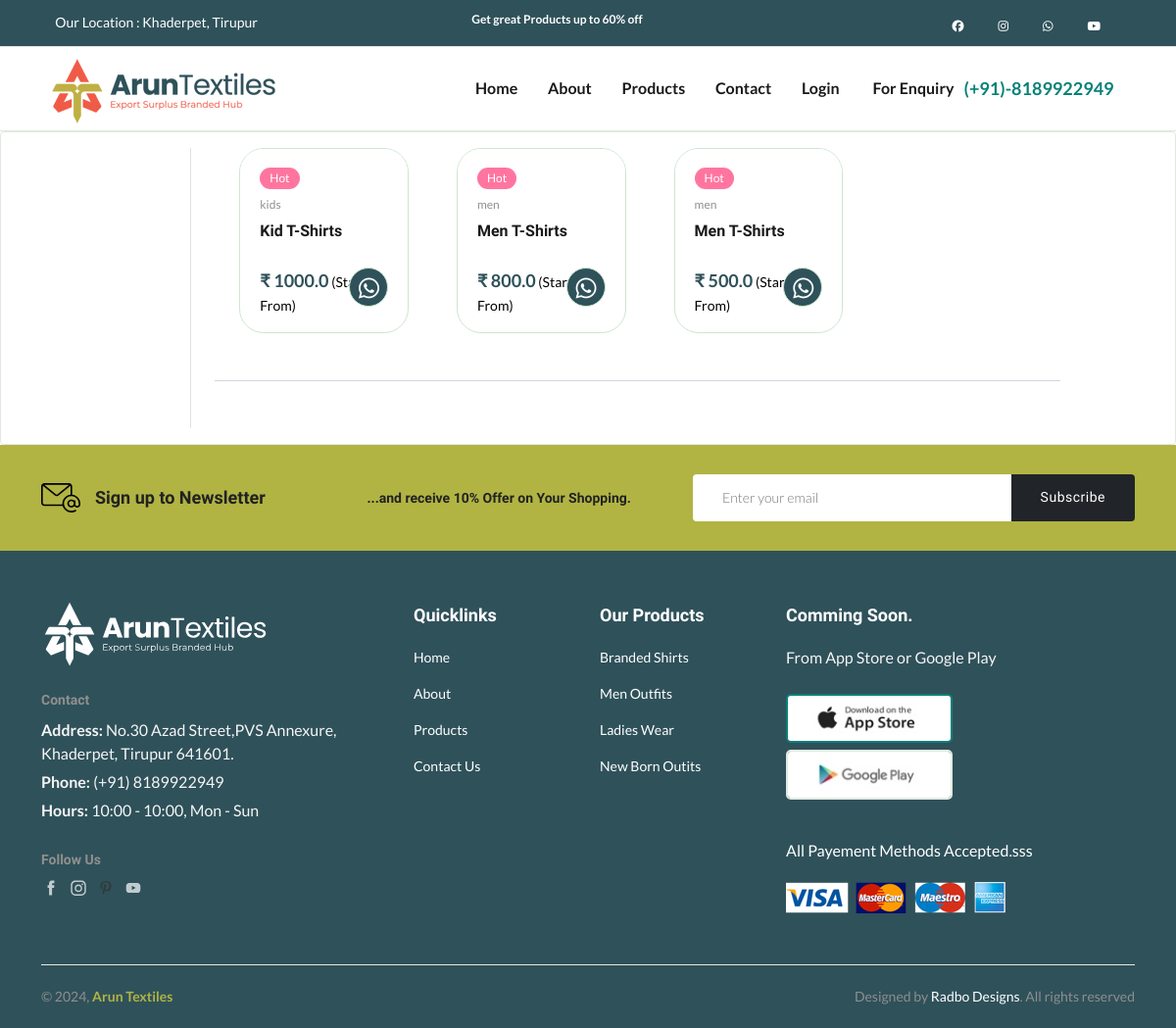
The page /productPage on the database as committed earlier.
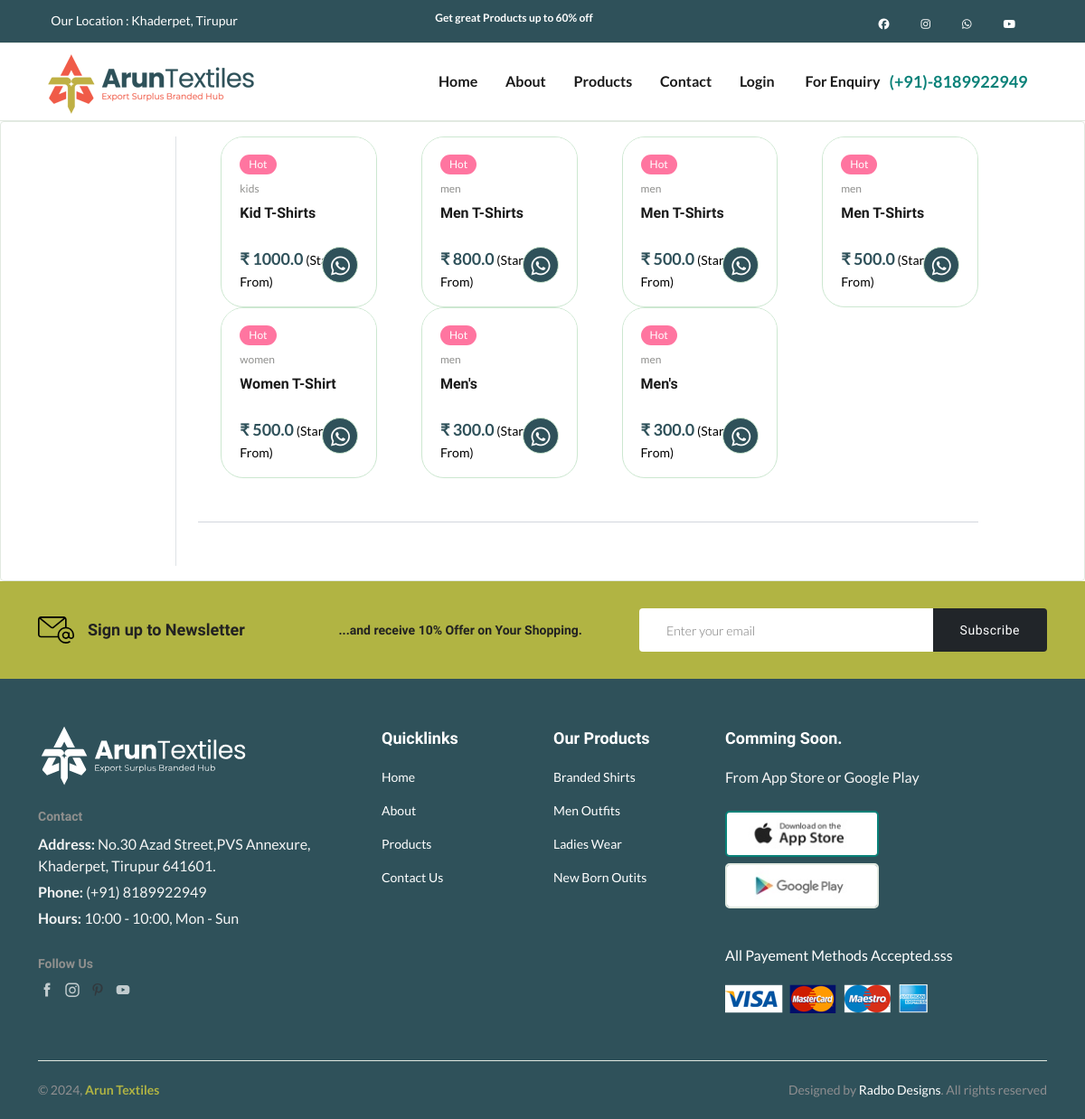
The same page on the database as committed later.
### wedsite/models.py (models this page shows, shortened)
class ProductPage(db.Model):
    id = db.Column(db.Integer, primary_key=True)
    product_name = db.Column(db.String(100), nullable=False)
    current_price = db.Column(db.Float, nullable=False)
    previous_price = db.Column(db.Float, nullable=False)
    product_picture = db.Column(db.String(1000), nullable=False)
    product_picture_zoom = db.Column(db.String(1000), nullable=False)
    product_tag = db.Column(db.String(50), nullable=False)

### wedsite/views.py (the view)
@views.route("/productPage", methods=['GET'])
def productPageList():
    items = ProductPage.query.all()
    return render_template("productPage.html", items = items)

### wedsite/templates/productPage.html (shortened to what this page needs)
{% extends 'index.html' %}
{% block content %}
<section class="content-main">
    <div class="card">
        <div class="card-body">
            <div class="row gx-5">
                <aside class="col-lg-2 border-end">
                </aside>
                <div class="col-lg-9">
                    <div class="row" id="product-container">
                        {% for item in items %}
                        <div class="col-md-3 product-item" data-category="{{ item.product_tag }}">
                            <div class="product-cart-wrap hover-up" style="margin-left: 25px;">
                                <div class="product-img-action-wrap index-img">
                                    <div class="xzoom-container">
                                    </div>
                                    <div class="product-badges product-badges-position product-badges-mrg">
                                        <span class="hot">Hot</span>
                                    </div>
                                </div>
                                <div class="product-content-wrap">
                                    <div class="product-category">
                                        <a href="shop-grid-right.html">{{ item.product_tag }}</a>
                                    </div>
                                    <h2><a href="#">{{ item.product_name }}</a></h2>
                                    <div class="rating-result" title="90%">
                                    </div>
                                    <div class="product-price">
                                        <span>₹ {{ item.current_price }}</span>
                                        <a href="#" style="color: black;">(Start's From)</a>
                                    </div>
                                    <div class="product-action-1 show">
                                        <a aria-label="For Enquiry" class="action-btn hover-up"
                                            href="https://api.whatsapp.com/send?phone=1234567890">
                                            <i class="fab fa-whatsapp fa-lg" style="font-size:24px;"></i>
                                        </a>
                                    </div>
                                </div>
                            </div>
                        </div>
                        {% endfor %}
                    </div>
                    <hr class="my-5">
                </div>
            </div>
        </div>
    </div>
</section>
{% endblock %}

### wedsite/templates/index.html (shortened to what this page needs)
<!DOCTYPE html>
<html class="no-js" lang="en">
<head>
    <link rel="stylesheet" href="https://cdnjs.cloudflare.com/ajax/libs/font-awesome/6.5.1/css/all.min.css" />
    <link rel="stylesheet" href="static/css/main.css?v=3.4">
    <link rel="stylesheet" href="https://cdnjs.cloudflare.com/ajax/libs/OwlCarousel2/2.3.4/assets/owl.carousel.min.css">
    <link rel="stylesheet" href="https://cdnjs.cloudflare.com/ajax/libs/OwlCarousel2/2.3.4/assets/owl.theme.default.min.css">
</head>
<body>
    {% include 'header.html' %}
    {% block content %}{% endblock %}
    {% include 'footer.html' %}
</html>

### wedsite/templates/header.html (shortened to what this page needs)
<header class="header-area header-style-4 header-height-2">
    <div class="header-top header-top-ptb-1 d-none d-lg-block" style="background-color:#2f515a;">
        <div class="container">
            <div class="row align-items-center">
                <div class="col-xl-4 col-lg-4">
                    <div class="header-info">
                        <ul>
                            <li style="color:white;"><i class="fi-rs-marker"></i><a href="https://maps.app.goo.gl/mAfWA1dnAhPTsMmQ9" style="color:white;">Our Location : Khaderpet, Tirupur</a></li>
                        </ul>
                    </div>
                </div>
                <div class="col-xl-5 col-lg-4">
                    <div class="text-center">
                        <div id="news-flash" class="d-inline-block" style="color:white;font-size:12px;">
                            <ul>
                                <li>Get great Products up to 60% off</li>
                            </ul>
                        </div>
                    </div>
                </div>
                <div class="col-xl-3 col-lg-4">
                    <div class="header-info header-info-right">
                        <a href="https://www.facebook.com/aruntextiless" target="_blank" style="margin-right: 30px;">
                            <i class="fa-brands fa-facebook fa-2xl" style="color: #ffffff;"></i>
                        </a>
                        <a href="https://instagram.com/aruntextiless" target="_blank" style="margin-right: 30px;">
                            <i class="fa-brands fa-instagram fa-2xl" style="color: #ffffff;"></i>
                        </a>
                        <a href="https://api.whatsapp.com/send?phone=918189922949" target="_blank" style="margin-right: 30px;">
                            <i class="fa-brands fa-whatsapp fa-2xl" style="color: #ffffff;"></i>
                        </a>
                        <a href="https://www.facebook.com/aruntextiless" target="_blank" style="margin-right: 30px;">
                            <i class="fa-brands fa-youtube fa-2xl" style="color: #ffffff;"></i>
                        </a>
                    </div>
                </div>
            </div>
        </div>
    </div>
    <div class="header-bottom header-bottom-bg-color sticky-bar">
        <div class="container">
            <div class="header-wrap header-space-between position-relative">
                <div class="header-nav d-none d-lg-flex">
                    <div class="main-categori-wrap d-none d-lg-block">
                        <div class="logo logo-width-1">
                            <a href="{{ url_for('views.index') }}"><img src="static/imgs/theme/logo.png" alt="logo" style="height:66px; width:250px; margin-top:12px;"></a>
                        </div>
                    </div>
                    <div class="main-menu main-menu-padding-1 main-menu-lh-2 d-none d-lg-block">
                        <nav>
                            <ul>
                                <li><a href="{{ url_for('views.index') }}">Home</a></li>
                                <li><a href="{{ url_for('views.about') }}">About</a></li>
                                <li><a href="{{ url_for('views.productPageList') }}">Products</a></li>
                                <li><a href="{{ url_for('views.contact') }}">Contact</a></li>
                                {% if current_user.is_authenticated %}
                                    <li><a href="{{ url_for('auth.logout') }}">Logout</a></li>
                                {% else %}
                                    <li><a href="{{ url_for('auth.userLogin') }}">Login</a></li>
                                {% endif %}
                            </ul>
                        </nav>
                    </div>
                </div>
                <div class="hotline d-none d-lg-block">
                    <p><i class="fi-rs-headset"></i><span>For Enquiry</span>(+91)-8189922949</p>
                </div>
            </div>
        </div>
    </div>
</header>

### wedsite/templates/footer.html (shortened to what this page needs)
<footer class="main" style="background-color:#2f515a;">
    <section class="newsletter p-30 text-white wow fadeIn animated" style="background-color:#b1b443">
        <div class="container">
            <div class="row align-items-center">
                <div class="col-lg-7 mb-md-3 mb-lg-0">
                    <div class="row align-items-center">
                        <div class="col flex-horizontal-center">
                            <img class="icon-email" src="static/imgs/theme/icons/icon-email.svg" alt="">
                            <h4 class="font-size-20 mb-0 ml-3">Sign up to Newsletter</h4>
                        </div>
                        <div class="col my-4 my-md-0 des">
                            <h5 class="font-size-15 ml-4 mb-0">...and receive <strong>10% Offer on Your Shopping.</strong></h5>
                        </div>
                    </div>
                </div>
                <div class="col-lg-5">
                    <form class="form-subcriber d-flex wow fadeIn animated">
                        <input type="email" class="form-control bg-white font-small" placeholder="Enter your email">
                        <button class="btn bg-dark text-white" type="submit">Subscribe</button>
                    </form>
                </div>
            </div>
        </div>
    </section>
    <section class="section-padding footer-mid">
        <div class="container pt-15 pb-20">
            <div class="row">
                <div class="col-lg-4 col-md-6">
                    <div class="widget-about font-md mb-md-5 mb-lg-0">
                        <div class="logo logo-width-1 wow fadeIn animated">
                            <a href="views.index.html"><img src="static/imgs/theme/logo.svg" alt="logo" style="height:66px; width:250px; margin-top:12px;"></a>
                        </div>
                        <h5 class="mt-20 mb-10 fw-600 text-grey-4 wow fadeIn animated">Contact</h5>
                        <p class="wow fadeIn animated">
                            <strong>Address: </strong>No.30 Azad Street,PVS Annexure, Khaderpet, Tirupur 641601.
                        </p>
                        <p class="wow fadeIn animated">
                            <strong>Phone: </strong>(+91) 8189922949
                        </p>
                        <p class="wow fadeIn animated">
                            <strong>Hours: </strong>10:00 - 10:00, Mon - Sun
                        </p>
                        <h5 class="mb-10 mt-30 fw-600 text-grey-4 wow fadeIn animated">Follow Us</h5>
                        <div class="mobile-social-icon wow fadeIn animated mb-sm-5 mb-md-0">
                            <a href="https://www.facebook.com/aruntextiless"><img src="static/imgs/theme/icons/icon-facebook.svg" alt=""></a>
                            <a href="https://instagram.com/aruntextiless"><img src="static/imgs/theme/icons/icon-instagram.svg" alt=""></a>
                            <a href="#"><img src="static/imgs/theme/icons/icon-pinterest.svg" alt=""></a>
                            <a href="#"><img src="static/imgs/theme/icons/icon-youtube.svg" alt=""></a>
                        </div>
                    </div>
                </div>
                <div class="col-lg-2 col-md-3">
                    <h5 class="widget-title wow fadeIn animated" style="color:white">Quicklinks</h5>
                    <ul class="footer-list wow fadeIn animated mb-sm-5 mb-md-0">
                        <li><a href="{{ url_for('views.index') }}">Home</a></li>
                        <li><a href="{{ url_for('views.about') }}">About</a></li>
                        <li><a href="{{ url_for('views.productPageList') }}">Products</a></li>
                        <li><a href="{{ url_for('views.contact') }}">Contact Us</a></li>
                    </ul>
                </div>
                <div class="col-lg-2  col-md-3">
                    <h5 class="widget-title wow fadeIn animated" style="color:white">Our Products</h5>
                    <ul class="footer-list wow fadeIn animated">
                        <li><a href="{{ url_for('views.productPageList') }}">Branded Shirts</a></li>
                        <li><a href="{{ url_for('views.productPageList') }}">Men Outfits</a></li>
                        <li><a href="{{ url_for('views.productPageList') }}">Ladies Wear</a></li>
                        <li><a href="{{ url_for('views.productPageList') }}">New Born Outits</a></li>
                    </ul>
                </div>
                <div class="col-lg-4">
                    <h5 class="widget-title wow fadeIn animated" style="color:white">Comming Soon.</h5>
                    <div class="row">
                        <div class="col-md-8 col-lg-12">
                            <p class="wow fadeIn animated">From App Store or Google Play</p>
                            <div class="download-app wow fadeIn animated">
                                <a href="#" class="hover-up mb-sm-4 mb-lg-0"><img class="active" src="static/imgs/theme/app-store.jpg" alt=""></a>
                                <a href="#" class="hover-up"><img src="static/imgs/theme/google-play.jpg" alt=""></a>
                            </div>
                        </div>
                        <div class="col-md-4 col-lg-12 mt-md-3 mt-lg-0">
                            <p class="mb-20 wow fadeIn animated" style="color:white">All Payement Methods Accepted.sss</p>
                            <img class="wow fadeIn animated" src="static/imgs/theme/payment-method.png" alt="">
                        </div>
                    </div>
                </div>
            </div>
        </div>
    </section>
    <div class="container pb-20 wow fadeIn animated">
        <div class="row">
            <div class="col-12 mb-20">
                <div class="footer-bottom"></div>
            </div>
            <div class="col-lg-6">
                <p class="float-md-left font-sm text-muted mb-0" style="color: rgb(177, 180, 67);">&copy; 2024, <strong class="text-brand" >Arun Textiles</strong> </p>
            </div>
            <div class="col-lg-6">
                <p class="text-lg-end text-start font-sm text-muted mb-0">
                    Designed by <a href="https://radbodesigns.com/"  style="color:white;" target="_blank">Radbo Designs</a>. All rights reserved
                </p>
            </div>
        </div>
    </div>
</footer>

### wedsite/templates/index.html (style rules this page uses)
.product-cart-wrap .product-img-action-wrap { position: relative; overflow: hidden; }
.product-cart-wrap .product-action-1 { position: absolute; top: 50%; left: 50%; transform: translate(-50%, -50%); opacity: 0; transition: opacity 0.3s ease; }

Rows that differ between the two databases and show on the page:
added ProductPage: product_tag "men", product_name "Men T-Shirts", current_price "500.0"
added ProductPage: product_tag "women", product_name "Women T-Shirt", current_price "500.0"
added ProductPage: product_tag "men", product_name "Men's", current_price "300.0"
added ProductPage: product_tag "men", product_name "Men's", current_price "300.0"
